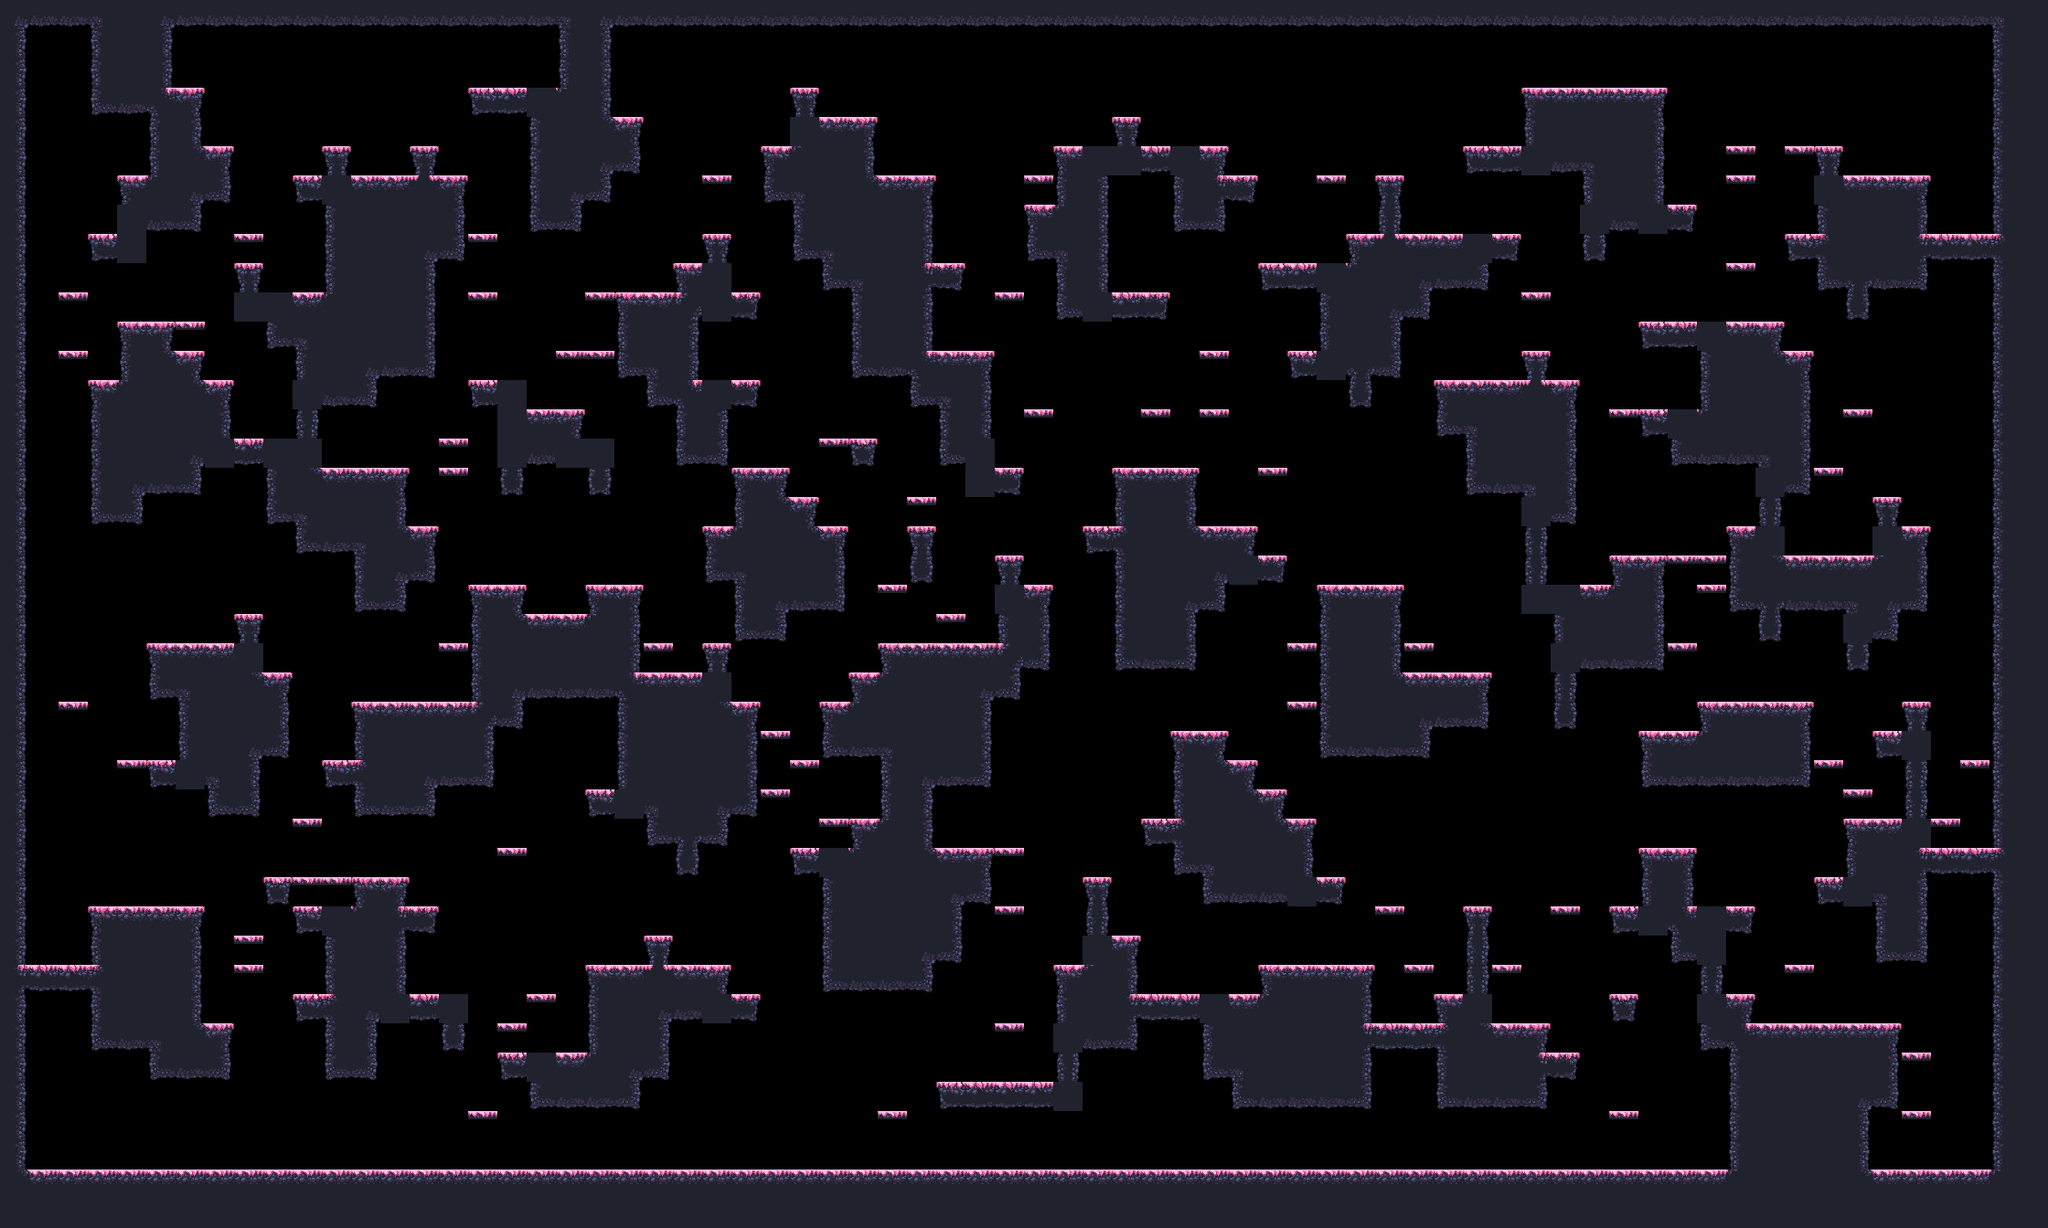

This is a level from a 2D game, rendered from its Tiled map with the project's own tilesets. A one-line summary and the map file follow, with tile-layer data summarised:
An orthogonal 70x42 tile map with 32x32 px tiles, 1 tile layer (main) and 17 objects (9x spawn, spawnPlayer0, spawnCrown0, spawnPlayer1, spawnCrown1, ...).

<map compressionlevel="0" height="42" infinite="0" nextlayerid="3" nextobjectid="4" orientation="orthogonal" renderorder="right-down" tiledversion="1.3.2" tileheight="32" tilewidth="32" version="1.2" width="70">
 <tileset firstgid="1" source="forest_spring_tile_set.tsx" />
 <layer height="42" id="1" name="main" width="70">
  <data>[2940 cells, 1298 non-empty, 27 distinct tile ids]</data>
 </layer>
 <objectgroup id="2" name="objects"><object id="1" name="spawnPlayer0" x="256" y="112.0" /><object id="2" name="spawnCrown0" x="352" y="112.0" /><object id="3" name="spawnPlayer1" x="2016" y="112.0" /><object id="4" name="spawnCrown1" x="2080" y="144.0" /><object id="5" name="spawnPlayer2" x="64" y="1232.0" /><object id="6" name="spawnCrown2" x="64" y="1232.0" /><object id="7" name="spawnPlayer3" x="2112" y="1232.0" /><object id="8" name="spawnCrown3" x="2144" y="1232.0" /><object id="9" name="spawn" x="576" y="368.0" /><object id="10" name="spawn" x="128" y="944.0" /><object id="11" name="spawn" x="1632" y="368.0" /><object id="12" name="spawn" x="1472" y="912.0" /><object id="13" name="spawn" x="704" y="272.0" /><object id="14" name="spawn" x="704" y="976.0" /><object id="15" name="spawn" x="1248" y="272.0" /><object id="16" name="spawn" x="288" y="240.0" /><object id="17" name="spawn" x="1312" y="1232.0" /></objectgroup></map>
